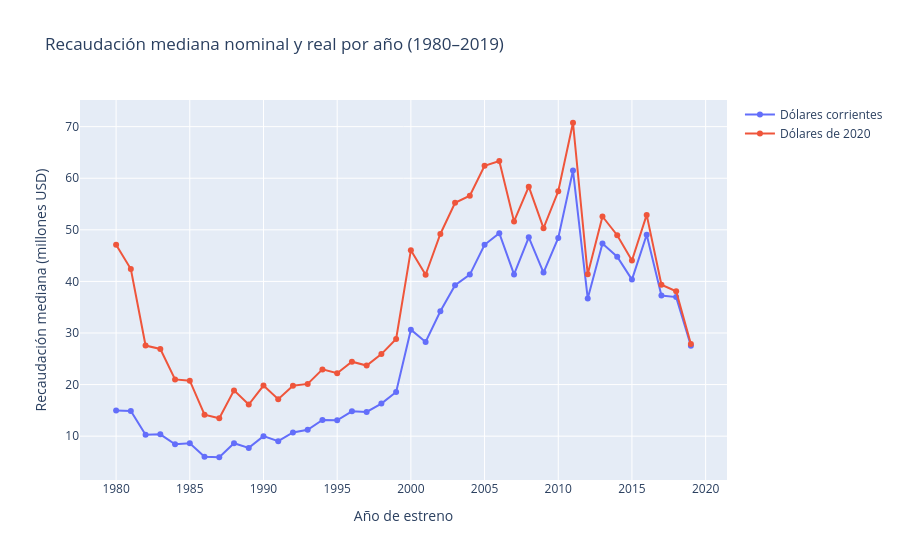

Source (notebook cell):
### Code cell
# PLOTLY_OUTPUT
evolucion_grafico = evolucion.loc[evolucion.anio_estreno.lt(2020)].copy()
figura_interactiva = go.Figure()
figura_interactiva.add_trace(go.Scatter(
    x=evolucion_grafico.anio_estreno,y=evolucion_grafico.recaudacion_nominal_m,
    customdata=evolucion_grafico.n_recaudacion,
    name='Dólares corrientes',mode='lines+markers'))
figura_interactiva.add_trace(go.Scatter(
    x=evolucion_grafico.anio_estreno,y=evolucion_grafico.recaudacion_real_m,
    customdata=evolucion_grafico.n_recaudacion,
    name='Dólares de 2020',mode='lines+markers'))
figura_interactiva.update_traces(hovertemplate=(
    '%{fullData.name}<br>Año: %{x}<br>Mediana: USD %{y:.1f} M'
    '<br>Películas con recaudación: %{customdata}<extra></extra>'))
figura_interactiva.update_layout(
    title='Recaudación mediana nominal y real por año (1980–2019)',
    xaxis_title='Año de estreno',
    yaxis_title='Recaudación mediana (millones USD)')
figura_interactiva.write_html(salidas/'02_evolucion_interactiva.html',include_plotlyjs=True)
display(figura_interactiva)

### Figure 1 — Plotly figure (JSON) as saved in the notebook; plotly's stock layout.template omitted (floating-point values rounded to 4 significant figures)
{"data": [{"customdata": [80, 104, 119, 129, 159, 177, 186, 186, 190, 189, 191, 196, 189, 198, 197, 197, 201, 200, 195, 195, 196, 202, 200, 199, 200, 201, 199, 200, 199, 200, 198, 199, 200, 201, 201, 200, 199, 199, 200, 196], "hovertemplate": "%{fullData.name}<br>Año: %{x}<br>Mediana: USD %{y:.1f} M<br>Películas con recaudación: %{customdata}<extra></extra>", "mode": "lines+markers", "name": "Dólares corrientes", "type": "scatter", "x": [1980, 1981, 1982, 1983, 1984, 1985, 1986, 1987, 1988, 1989, 1990, 1991, 1992, 1993, 1994, 1995, 1996, 1997, 1998, 1999, 2000, 2001, 2002, 2003, 2004, 2005, 2006, 2007, 2008, 2009, 2010, 2011, 2012, 2013, 2014, 2015, 2016, 2017, 2018, 2019], "y": [15.0, 14.89, 10.28, 10.35, 8.43, 8.63, 5.994, 5.912, 8.626, 7.724, 10.01, 9.029, 10.73, 11.24, 13.14, 13.07, 14.82, 14.69, 16.32, 18.56, 30.65, 28.26, 34.2, 39.27, 41.32, 47.1, 49.33, 41.35, 48.56, 41.7, 48.43, 61.49, 36.71, 47.34, 44.78, 40.35, 49.05, 37.27, 36.96, 27.53]}, {"customdata": [80, 104, 119, 129, 159, 177, 186, 186, 190, 189, 191, 196, 189, 198, 197, 197, 201, 200, 195, 195, 196, 202, 200, 199, 200, 201, 199, 200, 199, 200, 198, 199, 200, 201, 201, 200, 199, 199, 200, 196], "hovertemplate": "%{fullData.name}<br>Año: %{x}<br>Mediana: USD %{y:.1f} M<br>Películas con recaudación: %{customdata}<extra></extra>", "mode": "lines+markers", "name": "Dólares de 2020", "type": "scatter", "x": [1980, 1981, 1982, 1983, 1984, 1985, 1986, 1987, 1988, 1989, 1990, 1991, 1992, 1993, 1994, 1995, 1996, 1997, 1998, 1999, 2000, 2001, 2002, 2003, 2004, 2005, 2006, 2007, 2008, 2009, 2010, 2011, 2012, 2013, 2014, 2015, 2016, 2017, 2018, 2019], "y": [47.1, 42.4, 27.57, 26.9, 21.0, 20.76, 14.15, 13.47, 18.87, 16.12, 19.81, 17.16, 19.78, 20.13, 22.94, 22.2, 24.44, 23.68, 25.91, 28.84, 46.06, 41.3, 49.2, 55.23, 56.61, 62.41, 63.33, 51.62, 58.37, 50.31, 57.47, 70.76, 41.38, 52.58, 48.96, 44.06, 52.9, 39.35, 38.09, 27.86]}], "layout": {"title": {"text": "Recaudación mediana nominal y real por año (1980–2019)"}, "xaxis": {"title": {"text": "Año de estreno"}}, "yaxis": {"title": {"text": "Recaudación mediana (millones USD)"}}}}
